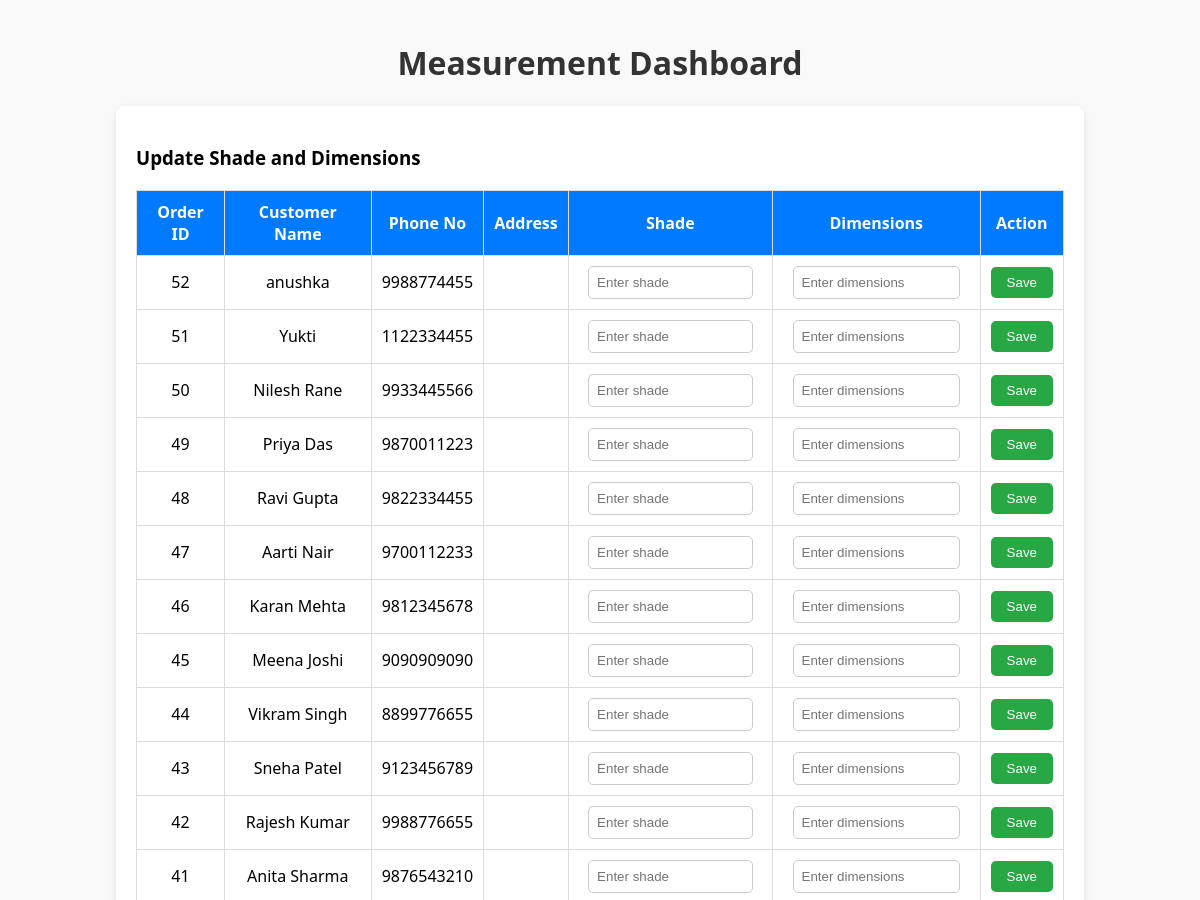
The page /measurement (upper part) on the database as committed earlier.
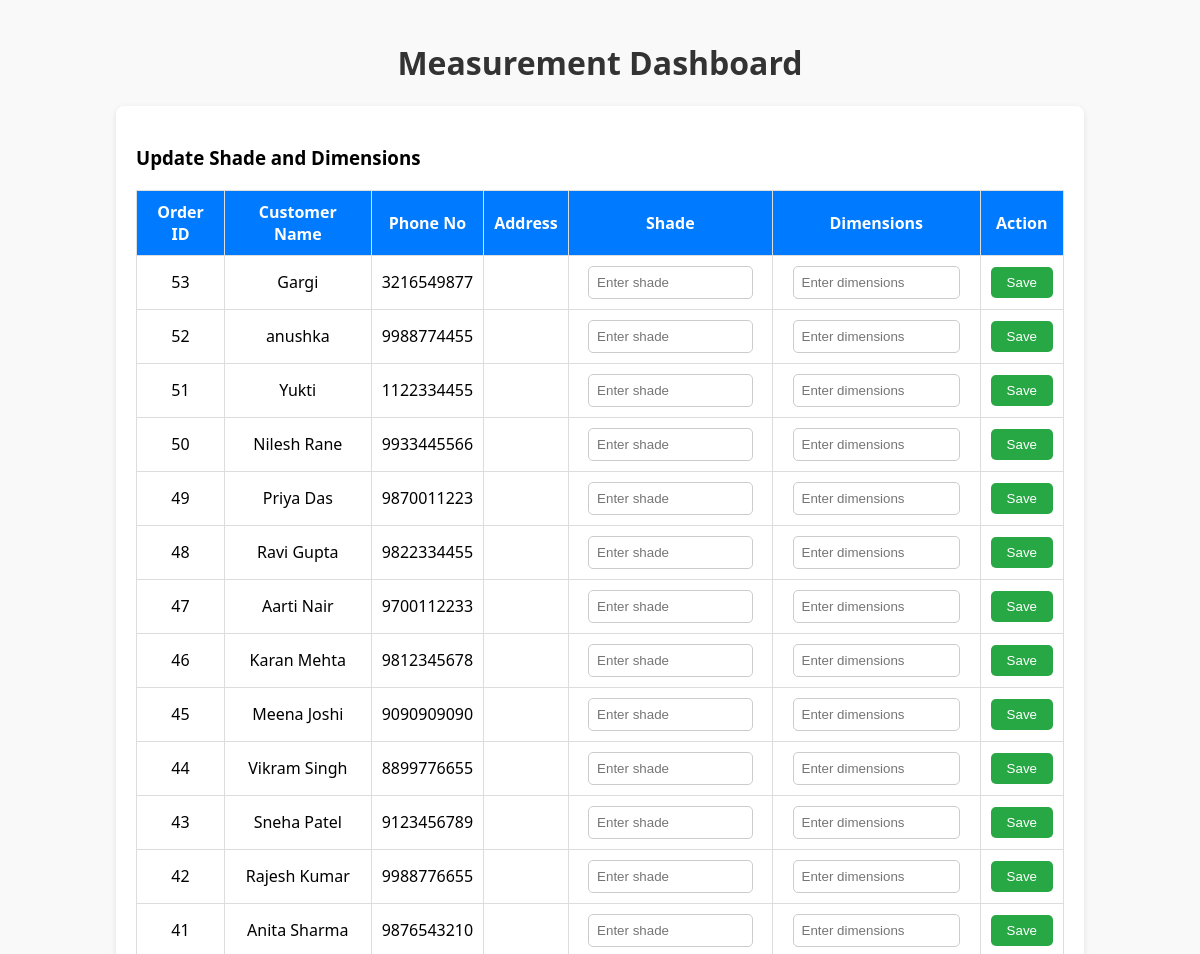
The same page on the database as committed later.
### tables this page shows
CREATE TABLE "order" (
	"order_id"	INTEGER,
	"customer_id"	INTEGER NOT NULL,
	"address"	TEXT NOT NULL,
	"type"	TEXT NOT NULL,
	"quantity"	INTEGER NOT NULL,
	PRIMARY KEY("order_id" AUTOINCREMENT),
	FOREIGN KEY("customer_id") REFERENCES "customer"("customer_id")
);

CREATE TABLE "customer" (
	"customer_id"	INTEGER UNIQUE,
	"customer_name"	TEXT NOT NULL,
	"phone_no"	TEXT NOT NULL UNIQUE,
	PRIMARY KEY("customer_id" AUTOINCREMENT)
);

### app.py (the view, shortened to what this page needs)
@app.route('/measurement', methods=['GET', 'POST'])
def measurement():
    with get_db_connection() as conn:
        records = conn.execute('''
            SELECT
                o.order_id,
                c.customer_name,
                c.phone_no,
                o.address,
                o.type,
                o.quantity,
                m.shade,
                m.dimensions
            FROM "order" o
            JOIN customer c ON o.customer_id = c.customer_id
            LEFT JOIN measurement m ON o.order_id = m.order_id
            ORDER BY o.order_id DESC
        ''').fetchall()
        orders = conn.execute('''
            SELECT o.order_id, c.customer_name, c.phone_no
            FROM "order" o
            JOIN customer c ON o.customer_id = c.customer_id
            ORDER BY o.order_id DESC
        ''').fetchall()
    return render_template('measurement.html', records=records, orders=orders)

### app.py (called while the page is built)
def get_db_connection():
    conn = sqlite3.connect('curtain.db', timeout=10)
    conn.row_factory = sqlite3.Row
    return conn

### templates/measurement.html (shortened to what this page needs)
<!DOCTYPE html>
<html lang="en">
<head>
</head>
<body>
  <h1>Measurement Dashboard</h1>
  <div class="form-container">
    <h3>Update Shade and Dimensions</h3>
    <table>
      <tr>
        <th>Order ID</th>
        <th>Customer Name</th>
        <th>Phone No</th>
        <th>Address</th>
        <th>Shade</th>
        <th>Dimensions</th>
        <th>Action</th>
      </tr>
      {% for o in orders %}
      <tr>
        <form method="POST" action="/measurement">
          <td>{{ o['order_id'] }}</td>
          <td>{{ o['customer_name'] }}</td>
          <td>{{ o['phone_no'] }}</td>
          <td>{{ o['address'] }}</td>
          <td>
            <input type="text" name="shade" value="{{ o['shade'] or '' }}" placeholder="Enter shade">
          </td>
          <td>
            <input type="text" name="dimensions" value="{{ o['dimensions'] or '' }}" placeholder="Enter dimensions">
          </td>
          <td>
            <button type="submit">Save</button>
          </td>
        </form>
      </tr>
      {% endfor %}
    </table>
  </div>
</body>
</html>

### templates/measurement.html (style rules this page uses)
body { font-family: 'Segoe UI', Tahoma, Geneva, Verdana, sans-serif; background-color: #f9f9f9; margin: 0; padding: 20px; }
h1 { text-align: center; color: #333; }
.form-container { width: 80%; margin: 20px auto; background: #fff; padding: 20px; border-radius: 8px; box-shadow: 0 2px 6px rgba(0,0,0,0.1); }
table { width: 100%; border-collapse: collapse; background: white; margin-top: 20px; }
th, td { border: 1px solid #ddd; padding: 10px; text-align: center; }
th { background-color: #007bff; color: white; }
input[type="text"] { width: 80%; padding: 8px; border-radius: 5px; border: 1px solid #ccc; }
button { padding: 8px 16px; background-color: #28a745; color: white; border: none; border-radius: 5px; cursor: pointer; }

Rows that differ between the two databases and show on the page:
added order: order_id "53", customer_name "Gargi", phone_no "3216549877"
